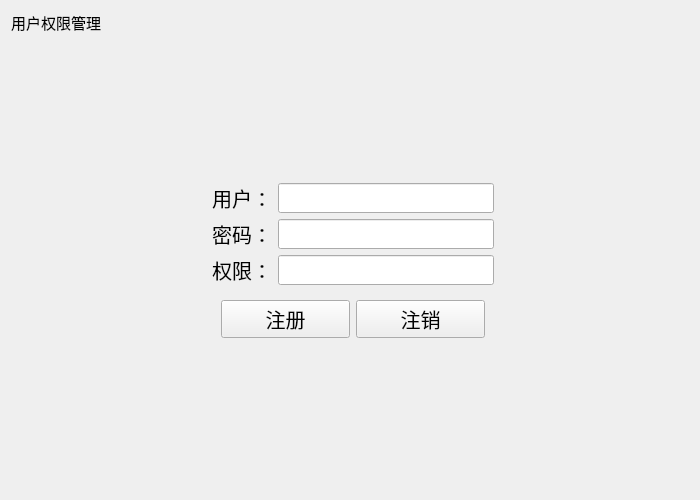
<?xml version="1.0" encoding="UTF-8"?>
<ui version="4.0">
 <class>admin</class>
 <widget class="QWidget" name="admin">
  <property name="geometry">
   <rect>
    <x>0</x>
    <y>0</y>
    <width>700</width>
    <height>500</height>
   </rect>
  </property>
  <property name="minimumSize">
   <size>
    <width>700</width>
    <height>500</height>
   </size>
  </property>
  <property name="windowTitle">
   <string>Form</string>
  </property>
  <layout class="QGridLayout" name="gridLayout_3">
   <item row="0" column="0">
    <widget class="QLabel" name="lb_title">
     <property name="font">
      <font>
       <pointsize>11</pointsize>
      </font>
     </property>
     <property name="text">
      <string>用户权限管理</string>
     </property>
    </widget>
   </item>
   <item row="1" column="1">
    <spacer name="verticalSpacer">
     <property name="orientation">
      <enum>Qt::Vertical</enum>
     </property>
     <property name="sizeHint" stdset="0">
      <size>
       <width>20</width>
       <height>113</height>
      </size>
     </property>
    </spacer>
   </item>
   <item row="2" column="0">
    <spacer name="horizontalSpacer">
     <property name="orientation">
      <enum>Qt::Horizontal</enum>
     </property>
     <property name="sizeHint" stdset="0">
      <size>
       <width>179</width>
       <height>20</height>
      </size>
     </property>
    </spacer>
   </item>
   <item row="2" column="1">
    <widget class="QWidget" name="input" native="true">
     <property name="minimumSize">
      <size>
       <width>300</width>
       <height>100</height>
      </size>
     </property>
     <layout class="QGridLayout" name="gridLayout">
      <item row="0" column="1">
       <widget class="QLineEdit" name="ed_username">
        <property name="minimumSize">
         <size>
          <width>0</width>
          <height>30</height>
         </size>
        </property>
       </widget>
      </item>
      <item row="0" column="0">
       <widget class="QLabel" name="lb_user">
        <property name="font">
         <font>
          <pointsize>15</pointsize>
         </font>
        </property>
        <property name="text">
         <string>用户：</string>
        </property>
        <property name="alignment">
         <set>Qt::AlignRight|Qt::AlignTrailing|Qt::AlignVCenter</set>
        </property>
       </widget>
      </item>
      <item row="1" column="1">
       <widget class="QLineEdit" name="ed_password">
        <property name="minimumSize">
         <size>
          <width>0</width>
          <height>30</height>
         </size>
        </property>
       </widget>
      </item>
      <item row="1" column="0">
       <widget class="QLabel" name="lb_pwd">
        <property name="font">
         <font>
          <pointsize>15</pointsize>
         </font>
        </property>
        <property name="text">
         <string>密码：</string>
        </property>
        <property name="alignment">
         <set>Qt::AlignRight|Qt::AlignTrailing|Qt::AlignVCenter</set>
        </property>
       </widget>
      </item>
      <item row="3" column="1">
       <widget class="QLineEdit" name="ed_permit">
        <property name="minimumSize">
         <size>
          <width>0</width>
          <height>30</height>
         </size>
        </property>
       </widget>
      </item>
      <item row="3" column="0">
       <widget class="QLabel" name="lb_permit">
        <property name="font">
         <font>
          <pointsize>15</pointsize>
         </font>
        </property>
        <property name="text">
         <string>权限：</string>
        </property>
        <property name="alignment">
         <set>Qt::AlignRight|Qt::AlignTrailing|Qt::AlignVCenter</set>
        </property>
       </widget>
      </item>
      <item row="4" column="0" colspan="2">
       <widget class="QWidget" name="widget" native="true">
        <layout class="QGridLayout" name="gridLayout_2">
         <item row="0" column="1">
          <widget class="QPushButton" name="btn_logout">
           <property name="font">
            <font>
             <pointsize>15</pointsize>
            </font>
           </property>
           <property name="text">
            <string>注销</string>
           </property>
          </widget>
         </item>
         <item row="0" column="0">
          <widget class="QPushButton" name="btn_login">
           <property name="font">
            <font>
             <pointsize>15</pointsize>
            </font>
           </property>
           <property name="text">
            <string>注册</string>
           </property>
          </widget>
         </item>
        </layout>
       </widget>
      </item>
     </layout>
    </widget>
   </item>
   <item row="2" column="2">
    <spacer name="horizontalSpacer_2">
     <property name="orientation">
      <enum>Qt::Horizontal</enum>
     </property>
     <property name="sizeHint" stdset="0">
      <size>
       <width>179</width>
       <height>20</height>
      </size>
     </property>
    </spacer>
   </item>
   <item row="3" column="1">
    <spacer name="verticalSpacer_2">
     <property name="orientation">
      <enum>Qt::Vertical</enum>
     </property>
     <property name="sizeHint" stdset="0">
      <size>
       <width>20</width>
       <height>113</height>
      </size>
     </property>
    </spacer>
   </item>
  </layout>
 </widget>
 <resources/>
 <connections/>
</ui>
